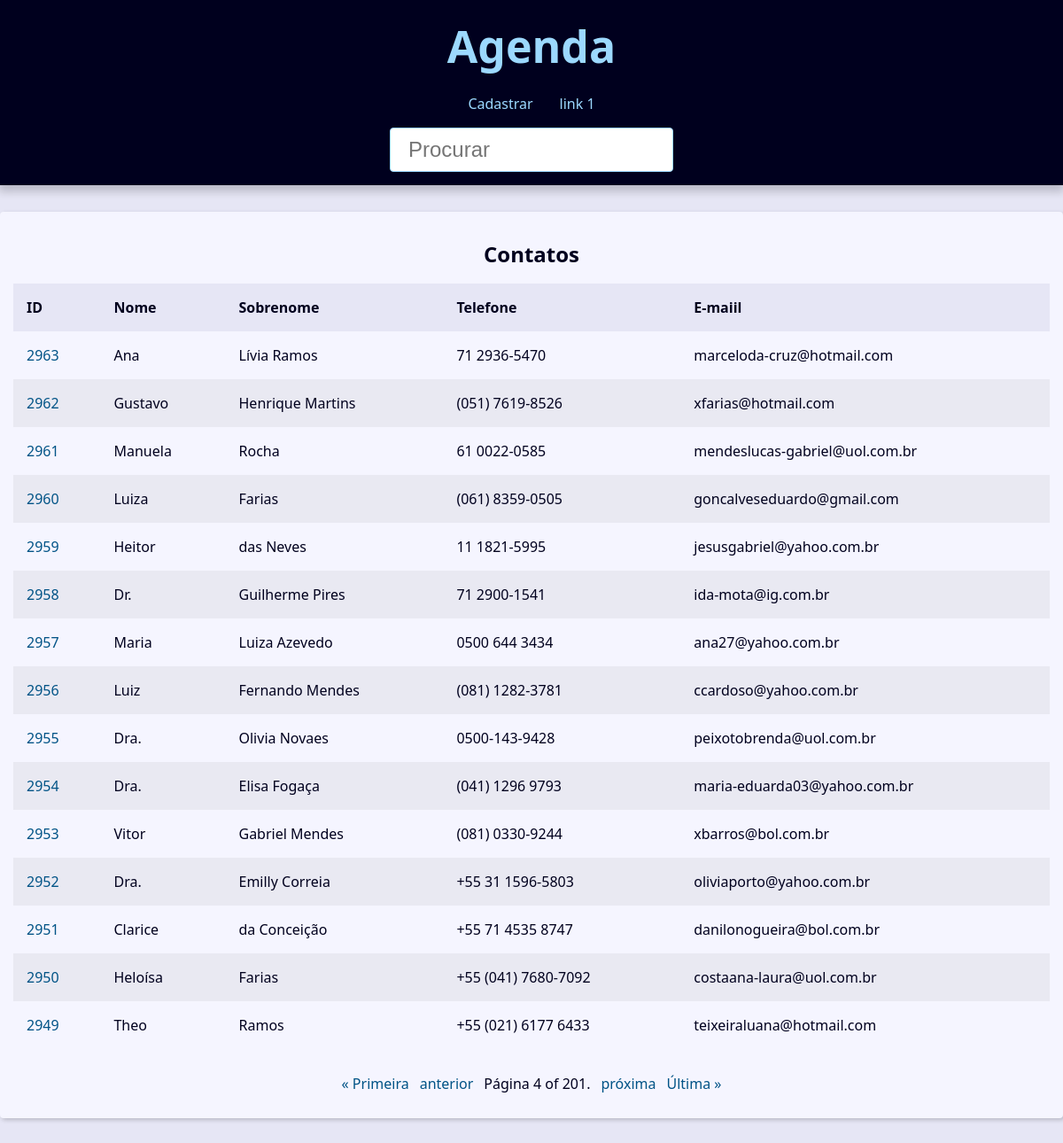
/?page=4&q=, run on the app's committed database.
### contato/models.py (models this page shows, shortened)
class Contato(models.Model):
    primeiro_nome = models.CharField(verbose_name='Nome', max_length=100)
    segundo_nome = models.CharField(max_length=150, verbose_name='Sobrenome')
    telefone = models.CharField(max_length=50)
    email = models.EmailField(max_length=256, blank=True)
    data_criacao = models.DateTimeField(default=timezone.now)
    descricao = models.TextField(blank=True)
    visivel = models.BooleanField(default=True)
    imagem = models.ImageField(blank=True, upload_to='imagens/%Y/%m/')
    categoria = models.ForeignKey(Categoria,
                                  on_delete=models.SET_NULL,
                                  blank=True, null=True)
    owner = models.ForeignKey(
        User,
        on_delete=models.SET_NULL,
        blank=True, null=True
    )

### contato/views/contato_view.py (the view)
# urls.py: path('', index, name="index"),
def index(request):
    contatos = Contato.objects.all().filter(visivel=True).order_by('-id')
    paginator = Paginator(contatos, 15)
    page_number = request.GET.get("page")
    page_obj = paginator.get_page(page_number)
    context = {
        'page_obj': page_obj,
        'site_titulo': 'Contatos '
    }
    return render(request, 'contato/index.html', context)

### contato/templates/contato/index.html
{% extends 'global/base.html' %}
{% block conteudo %}
    {% if page_obj %}
        <div class="responsive-table">
            <table class="contacts-table">
                <caption class="table-caption">
                    Contatos
                </caption>
                <thead>
                    <tr class="table-row table-row-header">
                        <th class="table-header">ID</th>
                        <th class="table-header">Nome</th>
                        <th class="table-header">Sobrenome</th>
                        <th class="table-header">Telefone</th>
                        <th class="table-header">E-maiil</th>
                    </tr>
                </thead>
                <tbody>
                    {% for contato in page_obj  %}
                        <tr class="table-row">
                            <td class="table-cel">
                                <a class="table-link" href="{% url 'contato:contato' contato.id %}"> {{ contato.id }} </a>
                            </td>
                            <td class="table-cel">
                                {{ contato.primeiro_nome }}
                            </td>
                            <td class="table-cel">
                                {{ contato.segundo_nome }}
                            </td>
                            <td class="table-cel">
                                {{ contato.telefone }}
                            </td>
                            <td class="table-cel">
                                {{ contato.email }}
                            </td>
                        </tr>
                    {% endfor %}
                </tbody>
            </table>
        </div>
    {% else %}
    <div class="sigle-contact">
        <h1 class="sigle-contact-name">
            Não foi possível encontar
        </h1>
    </div>
    {% endif %}
{% endblock conteudo %}

### base_static/global/css/style.css (style rules this page uses)
:root { --spacing: 1.5rem; --link-dark-color: rgb(0, 83, 134); --link-light-color: rgb(156, 217, 255); --clr-white: rgb(245, 245, 255); --clr-black: rgb(0, 0, 30); --clr-light-gray: rgb(230, 230, 245); --clr-dark-shadow-5: rgba(0, 0, 10, 5%); --clr-dark-shadow-10: rgba(0, 0, 10, 10%); --clr-dark-shadow-20: rgba(0, 0, 10, 20%); --clr-light-shadow-5: rgba(200, 200, 255, 5%); --clr-light-shadow-10: rgba(200, 200, 255, 10%); --clr-light-shadow-20: rgba(200, 200, 255, 20%); --main-page-width: 120rem; --table-min-width: 60rem; --biggest-font-size: 5rem; --bigger-font-size: 4rem; --big-font-size: 3.2rem; --medium-font-size: 2.4rem; --small-font-size: 1.6rem; --smaller-font-size: 1.4rem; --smallest-font-size: 1.2rem; --transition-fast: 300ms; --transition-medium: 600ms; --transition-slow: 1s; --default-border-radius: 4px; }
*, *::before, *::after { margin: 0; padding: 0; box-sizing: border-box; }
html { font-size: 62.5%; }
body { font-family: system-ui, -apple-system, BlinkMacSystemFont, 'Segoe UI', Roboto, Oxygen, Ubuntu, Cantarell, 'Open Sans', 'Helvetica Neue', sans-serif; line-height: 1.5; font-size: var(--small-font-size); color: var(--clr-black); -webkit-font-smoothing: antialiased; background: var(--clr-light-gray); }
.responsive-table { width: 100%; overflow-x: auto; }
.contacts-table { width: 100%; min-width: var(--table-min-width); border-collapse: collapse; }
.table-caption { font-size: var(--medium-font-size); font-weight: bold; padding: var(--spacing); }
.table-row { text-align: left; text-overflow: ellipsis; transition: background-color var(--transition-fast) ease-in-out; }
.table-row:nth-of-type(2n) { background: var(--clr-dark-shadow-5); }
.table-row-header { background: var(--clr-light-gray); color: var(--clr-black); }
.table-cel, .table-header { padding: var(--spacing); }
.table-link { color: var(--link-dark-color); transition: color var(--transition-fast) ease-in-out; text-decoration: none; }

### data on the page
Contato: id "2963", primeiro_nome "Ana", segundo_nome "Lívia Ramos", telefone "71 2936-5470", email "marceloda-cruz@hotmail.com"
Contato: id "2962", primeiro_nome "Gustavo", segundo_nome "Henrique Martins", telefone "(051) 7619-8526", email "xfarias@hotmail.com"
Contato: id "2961", primeiro_nome "Manuela", segundo_nome "Rocha", telefone "61 0022-0585", email "mendeslucas-gabriel@uol.com.br"
Contato: id "2960", primeiro_nome "Luiza", segundo_nome "Farias", telefone "(061) 8359-0505", email "goncalveseduardo@gmail.com"
Contato: id "2959", primeiro_nome "Heitor", segundo_nome "das Neves", telefone "11 1821-5995", email "jesusgabriel@yahoo.com.br"
Contato: id "2958", primeiro_nome "Dr.", segundo_nome "Guilherme Pires", telefone "71 2900-1541", email "ida-mota@ig.com.br"
Contato: id "2957", primeiro_nome "Maria", segundo_nome "Luiza Azevedo", telefone "0500 644 3434", email "ana27@yahoo.com.br"
Contato: id "2956", primeiro_nome "Luiz", segundo_nome "Fernando Mendes", telefone "(081) 1282-3781", email "ccardoso@yahoo.com.br"
Contato: id "2955", primeiro_nome "Dra.", segundo_nome "Olivia Novaes", telefone "0500-143-9428", email "peixotobrenda@uol.com.br"
Contato: id "2954", primeiro_nome "Dra.", segundo_nome "Elisa Fogaça", telefone "(041) 1296 9793", email "maria-eduarda03@yahoo.com.br"
Contato: id "2953", primeiro_nome "Vitor", segundo_nome "Gabriel Mendes", telefone "(081) 0330-9244", email "xbarros@bol.com.br"
Contato: id "2952", primeiro_nome "Dra.", segundo_nome "Emilly Correia", telefone "+55 31 1596-5803", email "oliviaporto@yahoo.com.br"
Contato: id "2951", primeiro_nome "Clarice", segundo_nome "da Conceição", telefone "+55 71 4535 8747", email "danilonogueira@bol.com.br"
Contato: id "2950", primeiro_nome "Heloísa", segundo_nome "Farias", telefone "+55 (041) 7680-7092", email "costaana-laura@uol.com.br"
Contato: id "2949", primeiro_nome "Theo", segundo_nome "Ramos", telefone "+55 (021) 6177 6433", email "teixeiraluana@hotmail.com"

### other printed values
{{ page_obj.number }} "4"
{{ page_obj.paginator.num_pages }} "201"
